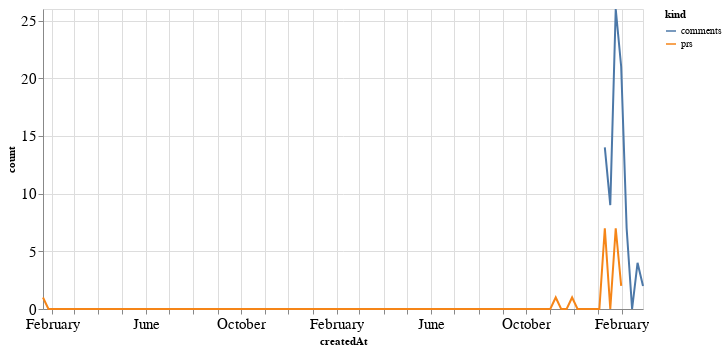

Notebook cell for this chart:
### Code cell
alt.Chart(total_time, width=600).mark_line().encode(
    x='createdAt',
    y='count',
    color='kind'
)

### Figure 1 — Vega-Lite specification as saved in the notebook (floating-point values rounded to 4 significant figures; data arrays with more than 128 entries replaced by an {"elided": "..."} marker saying what was removed)
{"config": {"axisLeft": {"labelFontSize": 15}, "axisBottom": {"labelFontSize": 15}}, "data": {"name": "data-00e4d6e24acc76ed09769129060349bf"}, "mark": "line", "encoding": {"color": {"type": "nominal", "field": "kind"}, "x": {"type": "temporal", "field": "createdAt"}, "y": {"type": "quantitative", "field": "count"}}, "width": 600, "$schema": "https://vega.github.io/schema/vega-lite/v4.8.1.json", "datasets": {"data-00e4d6e24acc76ed09769129060349bf": {"elided": "222 records"}}}
